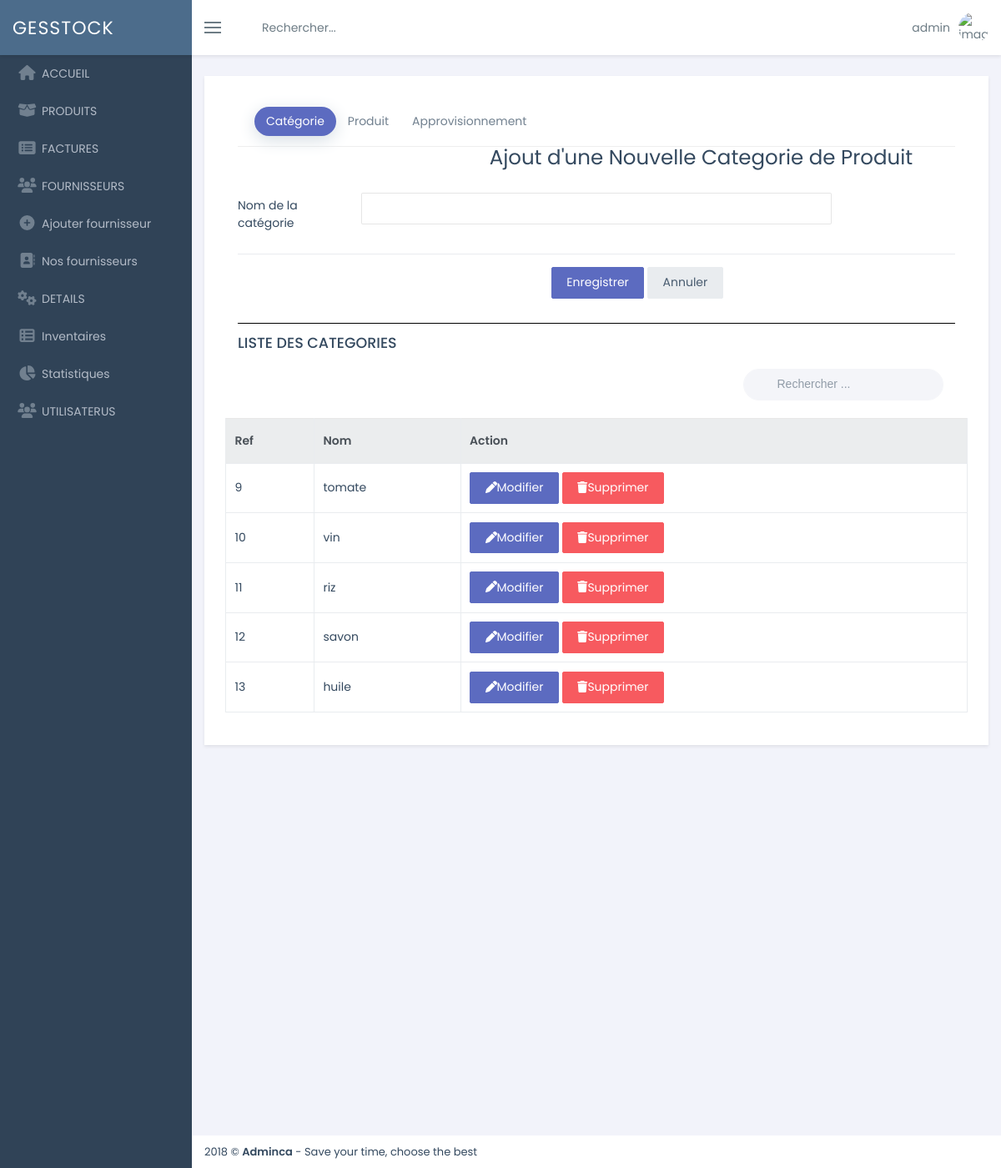
Before: /shop/categorie/ (signed in) with the older database file.
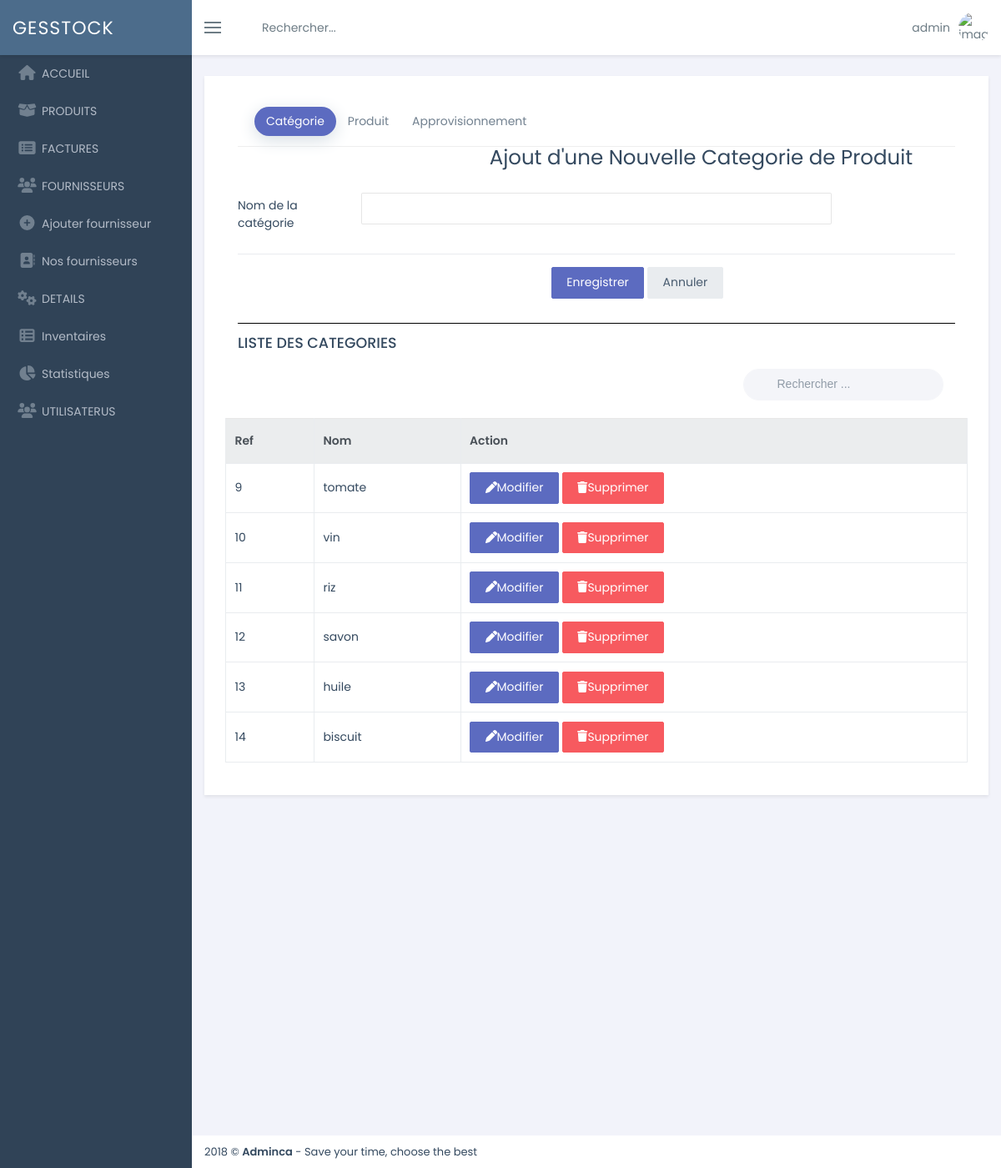
After: the same page with the newer database file.
### shop/models.py (models this page shows)
class Categorie(models.Model):
    libelleCate = models.CharField(max_length=100)
    etatC       = models.BooleanField(null=True)
    def __str__(self):
        return self.libelleCate

### shop/views.py (the view)
# urls.py: path('categorie/', views.categorie, name='addCategorie'),
@login_required
def categorie(request):
    cate = Categorie.objects.all()
    categori = Categorie.objects.all()
    produit = Produit.objects.all()
    entre   = Entre.objects.all()
    fournisseurs = Fournisseur.objects.all()
    if request.method == 'POST':
        catform = CategorieForm(request.POST)
        if catform.is_valid():
            catform.save()
            messages.add_message(request, messages.INFO, 'Catégorie bien enregistrer')
        else:
            return redirect(categorie)
    else:
        catform = CategorieForm
    return render(request, 'shop/produit.html', locals())

### shop/templates/shop/produit.html (shortened to what this page needs)
{% extends "base.html" %}
{% load static %}
{% block content %}
    <div class="col-lg-12">
        <div class="ibox-head">
            <ul class="nav nav-pills nav-pills-rounded nav-pills-air">
                <li class="nav-item">
                    <a class="nav-link active" href="#tab-2-1" data-toggle="tab">Catégorie</a>
                </li>
                <li class="nav-item">
                    <a class="nav-link" href="#tab-2-2" data-toggle="tab">Produit</a>
                </li>
                <li class="nav-item">
                    <a class="nav-link" href="#tab-2-3" data-toggle="tab">Approvisionnement</a>
                </li>
            </ul>
        </div>
        <div class="tab-content">
            <div class="tab-pane fade show active" id="tab-2-1">
                <div class="col-sm-8 ml-sm-auto">
                    <h3>Ajout d'une Nouvelle Categorie de Produit</h3>
                </div><br>
                <div>
                    <form action="{% url 'addCategorie' %}" method="post" autocomplete="off">
                        <div class="form-group mb-4 row">
                            <label class="col-sm-2 col-form-label">Nom de la catégorie</label>
                            <div class="col-sm-8">
                                <input type="text" name="libelleCate" id="libelleCate" placeholder="" class="form-control" required>
                            </div>
                        </div>
                        <div class="modal-footer">
                            <div class="col-sm-7 ml-sm-auto">
                                <button type="submit" class="btn btn-primary">Enregistrer</button>
                                <button type="reset" class="btn btn-secondary">Annuler</button>
                            </div>
                        </div>
                    </form>
                </div>
                <hr style="background: black">
                <h5 class="font-strong mb-4">LISTE DES CATEGORIES</h5>
                <div class="flexbox mb-4">
                    <div class="input-group-icon input-group-icon-left mr-3">
                        <span class="input-icon input-icon-right font-16"><i class="ti-search"></i></span>
                        <input class="form-control form-control-rounded form-control-solid" id="key-search" type="text" placeholder="Rechercher ...">
                    </div>
                </div>
                <div class="table-responsive row">
                    <table class="table table-bordered table-hover" id="datatable">
                        <thead class="thead-default thead-lg">
                        <tr>
                            <th>Ref</th>
                            <th>Nom</th>
                            <th>Action</th>
                        </tr>
                        </thead>
                        <tbody>
                        {% for categorie in cate %}
                            {% if categorie.etatC == null %}
                                <tr>
                                    <td>{{ categorie.id }}</td>
                                    <td>{{ categorie.libelleCate }}</td>
                                    <td>
                                        <a href="{% url 'modification' categorie.id %}" title="Modifier" >
                                             <button class="btn btn-primary" type="submit"><i class="fa fa-pen"></i>Modifier</button>
                                        </a>
                                        <a href="{% url 'deletecate' categorie.id %}" ><button class="btn btn-danger" type="submit" ><i class="fa fa-trash"></i>Supprimer</button></a>
                                    </td>
                                </tr>
                            {% endif %}
                        {% endfor %}
                        </tbody>
                    </table>
                </div>
            </div>
        </div>
    </div>
{% endblock %}

Changed rows visible on the page:
added Categorie: id "14", libelleCate "biscuit"
